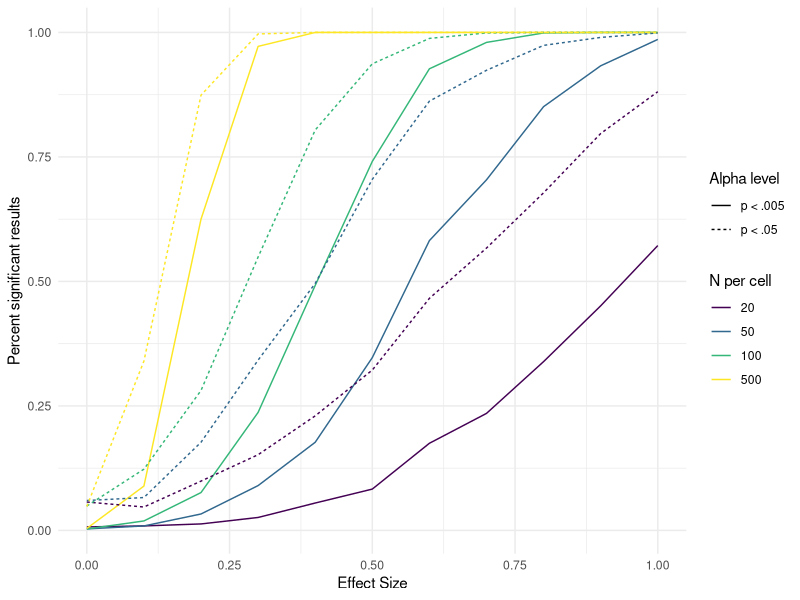

Here is the R script that generated this plot:
## ---- chunk 1
suppressPackageStartupMessages({
  library(data.table)
  library(dplyr)
  library(ggplot2)
  library(tidyr)
  library(viridis)
})

 sim.es <- function(n, es) {
    g1 <- rnorm(n, es, 1)
    g2 <- rnorm(n, 0, 1)
    c('p'=t.test(g1, g2, paired=FALSE)$p.value, 'n'=n, 'es'=es)
 }
params <- expand.grid(list('n'=c(20, 50, 100, 500), 'es'=seq(0, 1, .1)))
simulation_results <- rbindlist(mapply(function(n, es) 
  as.data.frame(t(replicate(1000, sim.es(n, es)))), 
                             n=params$n, es=params$es, SIMPLIFY=FALSE))

sim_graph <- ggplot(data=simulation_results %>% 
                      group_by(n, es) %>% 
                      summarize(sig_results_new=sum(p < .005)/1000,
                                sig_results_old=sum(p < .05)/1000) %>%
                      gather(group, sig_pct, sig_results_old, sig_results_new)) +
  geom_line(aes(x=es, y=sig_pct, lty=group, color=as.factor(n))) +
  scale_color_viridis(discrete=TRUE) +
  scale_linetype_discrete(labels=c('p < .005', 'p < .05')) +
  labs(color='N per cell', lty='Alpha level') +
  xlab('Effect Size') +
  ylab('Percent significant results') +
  theme_minimal()
sim_graph
